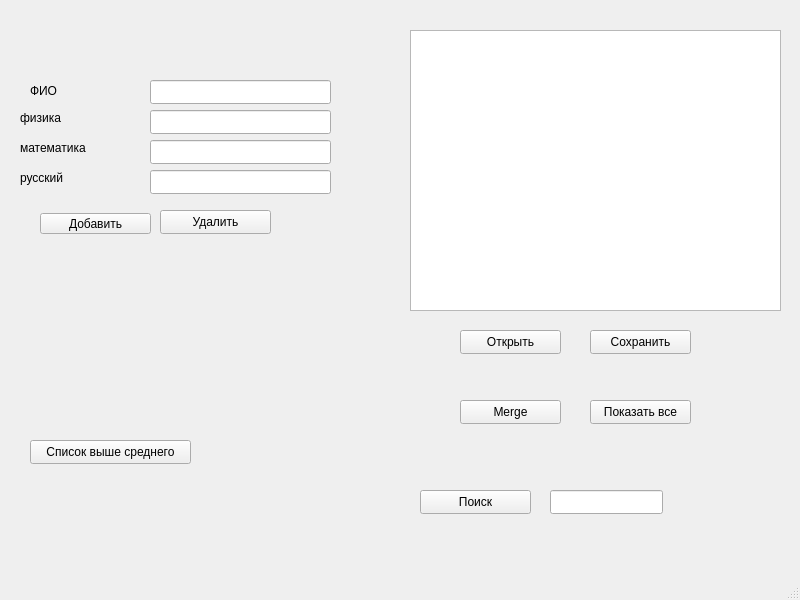
<?xml version="1.0" encoding="UTF-8"?>
<ui version="4.0">
 <class>MainWindow</class>
 <widget class="QMainWindow" name="MainWindow">
  <property name="geometry">
   <rect>
    <x>0</x>
    <y>0</y>
    <width>800</width>
    <height>600</height>
   </rect>
  </property>
  <property name="windowTitle">
   <string>MainWindow</string>
  </property>
  <widget class="QWidget" name="centralwidget">
   <widget class="QPushButton" name="pushButton_12">
    <property name="geometry">
     <rect>
      <x>40</x>
      <y>213</y>
      <width>111</width>
      <height>21</height>
     </rect>
    </property>
    <property name="text">
     <string>Добавить</string>
    </property>
   </widget>
   <widget class="QLabel" name="label_7">
    <property name="geometry">
     <rect>
      <x>30</x>
      <y>80</y>
      <width>51</width>
      <height>21</height>
     </rect>
    </property>
    <property name="text">
     <string>ФИО</string>
    </property>
   </widget>
   <widget class="QPushButton" name="pushButton_6">
    <property name="geometry">
     <rect>
      <x>590</x>
      <y>400</y>
      <width>101</width>
      <height>24</height>
     </rect>
    </property>
    <property name="text">
     <string>Показать все</string>
    </property>
   </widget>
   <widget class="QListWidget" name="listWidget">
    <property name="geometry">
     <rect>
      <x>410</x>
      <y>30</y>
      <width>371</width>
      <height>281</height>
     </rect>
    </property>
    <property name="editTriggers">
     <set>QAbstractItemView::NoEditTriggers</set>
    </property>
   </widget>
   <widget class="QPushButton" name="pushButton_3">
    <property name="geometry">
     <rect>
      <x>460</x>
      <y>330</y>
      <width>101</width>
      <height>24</height>
     </rect>
    </property>
    <property name="text">
     <string>Открыть</string>
    </property>
   </widget>
   <widget class="QPushButton" name="pushButton_13">
    <property name="geometry">
     <rect>
      <x>420</x>
      <y>490</y>
      <width>111</width>
      <height>24</height>
     </rect>
    </property>
    <property name="text">
     <string>Поиск</string>
    </property>
   </widget>
   <widget class="QLineEdit" name="lineEdit_6">
    <property name="geometry">
     <rect>
      <x>150</x>
      <y>80</y>
      <width>181</width>
      <height>24</height>
     </rect>
    </property>
   </widget>
   <widget class="QPushButton" name="pushButton_4">
    <property name="geometry">
     <rect>
      <x>590</x>
      <y>330</y>
      <width>101</width>
      <height>24</height>
     </rect>
    </property>
    <property name="text">
     <string>Сохранить</string>
    </property>
   </widget>
   <widget class="QLabel" name="label_3">
    <property name="geometry">
     <rect>
      <x>20</x>
      <y>110</y>
      <width>101</width>
      <height>16</height>
     </rect>
    </property>
    <property name="text">
     <string>физика</string>
    </property>
   </widget>
   <widget class="QLineEdit" name="lineEdit_3">
    <property name="geometry">
     <rect>
      <x>150</x>
      <y>170</y>
      <width>181</width>
      <height>24</height>
     </rect>
    </property>
   </widget>
   <widget class="QPushButton" name="pushButton_5">
    <property name="geometry">
     <rect>
      <x>460</x>
      <y>400</y>
      <width>101</width>
      <height>24</height>
     </rect>
    </property>
    <property name="text">
     <string>Merge</string>
    </property>
   </widget>
   <widget class="QLineEdit" name="lineEdit_11">
    <property name="geometry">
     <rect>
      <x>550</x>
      <y>490</y>
      <width>113</width>
      <height>24</height>
     </rect>
    </property>
   </widget>
   <widget class="QLabel" name="label_2">
    <property name="geometry">
     <rect>
      <x>20</x>
      <y>170</y>
      <width>81</width>
      <height>16</height>
     </rect>
    </property>
    <property name="text">
     <string>русский</string>
    </property>
   </widget>
   <widget class="QLineEdit" name="lineEdit">
    <property name="geometry">
     <rect>
      <x>150</x>
      <y>110</y>
      <width>181</width>
      <height>24</height>
     </rect>
    </property>
   </widget>
   <widget class="QLineEdit" name="lineEdit_2">
    <property name="geometry">
     <rect>
      <x>150</x>
      <y>140</y>
      <width>181</width>
      <height>24</height>
     </rect>
    </property>
   </widget>
   <widget class="QPushButton" name="pushButton_11">
    <property name="geometry">
     <rect>
      <x>30</x>
      <y>440</y>
      <width>161</width>
      <height>24</height>
     </rect>
    </property>
    <property name="text">
     <string>Список выше среднего</string>
    </property>
   </widget>
   <widget class="QLabel" name="label_4">
    <property name="geometry">
     <rect>
      <x>20</x>
      <y>140</y>
      <width>121</width>
      <height>16</height>
     </rect>
    </property>
    <property name="text">
     <string>математика</string>
    </property>
   </widget>
   <widget class="QPushButton" name="pushButton_9">
    <property name="geometry">
     <rect>
      <x>160</x>
      <y>210</y>
      <width>111</width>
      <height>24</height>
     </rect>
    </property>
    <property name="text">
     <string>Удалить</string>
    </property>
   </widget>
  </widget>
  <widget class="QMenuBar" name="menubar">
   <property name="geometry">
    <rect>
     <x>0</x>
     <y>0</y>
     <width>800</width>
     <height>21</height>
    </rect>
   </property>
  </widget>
  <widget class="QStatusBar" name="statusbar"/>
 </widget>
 <resources/>
 <connections/>
</ui>
